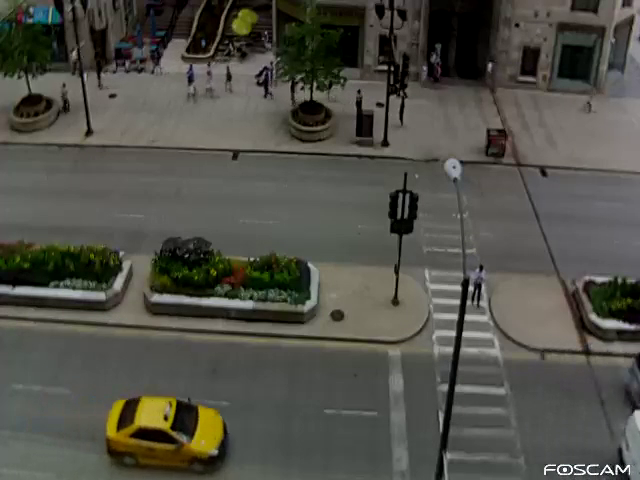
#> input picture frame 89 of Counting/rspi/flow.mp4, 640 x 480 px, given in place of v3.mp4, which was not available
$ python main.py   (Python 2 division)   (older library calls are emulated)
#> lines starting #> are read from the running program, lines starting #| are printed output that depends on the picture; after the words box and inside, x2 and y2 are one past the last pixel; in counts of white or black regions, pixels touching at a corner belong together; pictures that were not available may be replaced by others from this repository, and a replacement may not be noted
### Counting/vehicle_counter.py
import logging
import math

import cv2
import numpy as np

# ============================================================================

CAR_COLOURS = [ (0,0,255), (0,106,255), (0,216,255), (0,255,182), (0,255,76)
    , (144,255,0), (255,255,0), (255,148,0), (255,0,178), (220,0,255) ]

# ============================================================================

class Vehicle(object):
    def __init__(self, id, position):
        self.id = id
        self.positions = [position]
        self.frames_since_seen = 0
        self.counted1 = False
        self.counted2 = False
        self.counted3 = False
        self.counted4 = False
        self.counted5 = False
        self.counted6 = False

    def add_position(self, new_position):
        self.positions.append(new_position)
        self.frames_since_seen = 0

    def draw(self, output_image):
        car_colour = CAR_COLOURS[self.id % len(CAR_COLOURS)]
        for point in self.positions:
            cv2.circle(output_image, point, 2, car_colour, -1)
            cv2.polylines(output_image, [np.int32(self.positions)]
                , False, car_colour, 1)


# ============================================================================

class VehicleCounter(object):
    def __init__(self, shape, divider1, divider2, divider3, divider4, divider5, divider6):

        #self.height, self.width = shape

        self.divider1a_x, self.divider1a_y = divider1[0][0], divider1[0][1]
        self.divider1b_x, self.divider1b_y = divider1[1][0], divider1[1][1]
        self.divider2a_x, self.divider2a_y = divider2[0][0], divider2[0][1]
        self.divider2b_x, self.divider2b_y = divider2[1][0], divider2[1][1]
        self.divider3a_x, self.divider3a_y = divider3[0][0], divider3[0][1]
        self.divider3b_x, self.divider3b_y = divider3[1][0], divider3[1][1]
        self.divider4a_x, self.divider4a_y = divider4[0][0], divider4[0][1]
        self.divider4b_x, self.divider4b_y = divider4[1][0], divider4[1][1]
        self.divider5a_x, self.divider5a_y = divider5[0][0], divider5[0][1]
        self.divider5b_x, self.divider5b_y = divider5[1][0], divider5[1][1]
        self.divider6a_x, self.divider6a_y = divider6[0][0], divider6[0][1]
        self.divider6b_x, self.divider6b_y = divider6[1][0], divider6[1][1]

        self.vehicles = []
        self.next_vehicle_id = 0
        self.vehicle_count1 = 0
        self.vehicle_count2 = 0
        self.vehicle_count3 = 0
        self.vehicle_count4 = 0
        self.vehicle_count5 = 0
        self.vehicle_count6 = 0
        self.max_unseen_frames = 3

    # [53 lines left out: functions get_vector, is_valid_vector, update_vehicle, not called in this run]


    def update_count(self, matches, output_image = None):

        # First update all the existing vehicles
        for vehicle in self.vehicles:
            i = self.update_vehicle(vehicle, matches)
            if i is not None:
                del matches[i]

        # Add new vehicles based on the remaining matches
        for match in matches:
            centroid = match
            new_vehicle = Vehicle(self.next_vehicle_id, centroid)
            self.next_vehicle_id += 1
            self.vehicles.append(new_vehicle)

        # Count any uncounted vehicles that are past the divider
        for vehicle in self.vehicles:
            if not vehicle.counted1 and len(vehicle.positions) > 1 and (vehicle.positions[-1][0] > self.divider1a_x > vehicle.positions[-2][0]) and  self.divider1a_y > vehicle.positions[-1][1] > self.divider1b_y:
                #print vehicle.last_position
                self.vehicle_count1 += 1
                vehicle.counted1 = True
            if not vehicle.counted2 and len(vehicle.positions) > 1 and (vehicle.positions[-1][0] > self.divider2a_x > vehicle.positions[-2][0]) and self.divider2a_y > vehicle.positions[-1][1] > self.divider2b_y:
                self.vehicle_count2 += 1
                vehicle.counted2 = True
            if not vehicle.counted3 and len(vehicle.positions) > 1 and (vehicle.positions[-1][0] > self.divider3a_x > vehicle.positions[-2][0]) and self.divider3a_y > vehicle.positions[-1][1] > self.divider3b_y:
                self.vehicle_count3 += 1
                vehicle.counted3 = True
            if not vehicle.counted4 and len(vehicle.positions) > 1 and (vehicle.positions[-1][0] < self.divider4a_x < vehicle.positions[-2][0]) and self.divider4a_y > vehicle.positions[-1][1] > self.divider4b_y:
                self.vehicle_count4 += 1
                vehicle.counted4 = True
            if not vehicle.counted5 and len(vehicle.positions) > 1 and (vehicle.positions[-1][0] < self.divider5a_x < vehicle.positions[-2][0]) and self.divider5a_y > vehicle.positions[-1][1] > self.divider5b_y:
                self.vehicle_count5 += 1
                vehicle.counted5 = True
            if not vehicle.counted6 and len(vehicle.positions) > 1 and (vehicle.positions[-1][0] < self.divider6a_x < vehicle.positions[-2][0]) and self.divider6a_y > vehicle.positions[-1][1] > self.divider6b_y:
                self.vehicle_count6 += 1
                vehicle.counted6 = True
        # Optionally draw the vehicles on an image
        if output_image is not None:
            for vehicle in self.vehicles:
                vehicle.draw(output_image)

            #cv2.putText(output_image, ("%02d" % self.vehicle_count1), (42, 10)
            #    , cv2.FONT_HERSHEY_PLAIN, 0.7, (127, 255, 255), 1)
            #cv2.putText(output_image, ("%02d" % self.vehicle_count2), (142, 10)
            #    , cv2.FONT_HERSHEY_PLAIN, 0.7, (127, 255, 255), 1)
            cv2.putText(output_image, ("%02d" % self.vehicle_count3), (840, 80)
                , cv2.FONT_HERSHEY_PLAIN, 2, (127, 255, 255), 2)
            #cv2.putText(output_image, ("%02d" % self.vehicle_count4), (342, 10)
            #    , cv2.FONT_HERSHEY_PLAIN, 0.7, (127, 255, 255), 1)
            #cv2.putText(output_image, ("%02d" % self.vehicle_count5), (442, 10)
            #    , cv2.FONT_HERSHEY_PLAIN, 0.7, (127, 255, 255), 1)
            #cv2.putText(output_image, ("%02d" % self.vehicle_count6), (542, 10)
            #    , cv2.FONT_HERSHEY_PLAIN, 0.7, (127, 255, 255), 1)
            #cv2.putText(output_image, ("%02d" % ((self.vehicle_count + self.vehicle_count2) / 2)), (242, 10)
            #    , cv2.FONT_HERSHEY_PLAIN, 0.7, (127, 255, 255), 1)
        # Remove vehicles that have not been seen long enough
        removed = [ v.id for v in self.vehicles
            if v.frames_since_seen >= self.max_unseen_frames ]
        self.vehicles[:] = [ v for v in self.vehicles
            if not v.frames_since_seen >= self.max_unseen_frames ]
        for id in removed:
            break

### Counting/main.py
import os
import sys
import math
import cv2
import numpy as np

from vehicle_counter import VehicleCounter

# ============================================================================

URL = 'rtsp://crtlabs:Abudabu1!@430n.crtlabs.org:554/videoMain'

# Colours for drawing on processed frames
DIVIDER_COLOUR = (255, 255, 0)
BOUNDING_BOX_COLOUR = (255, 0, 0)
CENTROID_COLOUR = (0, 0, 255)

#Read one frame of the video to get the scale of the frame
#cap = cv2.VideoCapture(URL)
cap = cv2.VideoCapture('v3.mp4')

while True:
    ret, frame = cap.read()
#> frame is the input picture: shape (480, 640, 3); mean B, G, R 72.1, 80.1, 80.5
    if ret:
        height = frame.shape[0]
        length = frame.shape[1]
        break
    else:
        print('no frame')
cap.release()

#height = frame.shape[0]
#length = frame.shape[1]

# Set the 6 dividers, formed by 1_A and 1_B
DIVIDER1 = (DIVIDER1_A, DIVIDER1_B) = ((0, 0), (0, 0))
DIVIDER2 = (DIVIDER2_A, DIVIDER2_B) = ((0, 0), (0, 0))
DIVIDER3 = (DIVIDER3_A, DIVIDER3_B) = ((length / 3 * 2, height), (length / 3 * 2, 120))
DIVIDER4 = (DIVIDER4_A, DIVIDER4_B) = ((0, 0), (0, 0))
DIVIDER5 = (DIVIDER5_A, DIVIDER5_B) = ((0, 0), (0, 0))
DIVIDER6 = (DIVIDER6_A, DIVIDER6_B) = ((0, 0), (0, 0))
#DIVIDER4 = (DIVIDER4_A, DIVIDER4_B) = ((length / 3, 250), (length / 3, 140))
#DIVIDER5 = (DIVIDER5_A, DIVIDER5_B) = ((length / 2, 250), (length / 2, 140))
#DIVIDER6 = (DIVIDER6_A, DIVIDER6_B) = ((length / 3 * 2, 250), (length /3 * 2, 140))

# ============================================================================

def get_centroid(x, y, w, h):
    x1 = int(w / 2)
    y1 = int(h / 2)

    cx = x + x1
    cy = y + y1

    return (cx, cy)

# ============================================================================

def combined_nearby_centroid(centroid_pool):
    centroid_combined = []
    for (i, centroid) in enumerate(centroid_pool):
        flag = 0
        for entry in centroid_combined:
            if centroid in entry:
                flag = 1
                break
        if flag == 0:
            centroid_combined.append([centroid])
        for j in range(i, len(centroid_pool)):
            if abs(centroid[0] - centroid_pool[j][0]) < 100 and abs(centroid[1] - centroid_pool[j][1]) < 40:
                for entry in centroid_combined:
                    if centroid in entry and centroid_pool[j] not in entry:
                        entry.append(centroid_pool[j])
    return centroid_combined

def detect_vehicles(fg_mask):

    MIN_CONTOUR_WIDTH = 15
    MIN_CONTOUR_HEIGHT = 15

    # Find the contours of any vehicles in the image
    _,contours, hierarchy = cv2.findContours(fg_mask
        , cv2.RETR_EXTERNAL
        , cv2.CHAIN_APPROX_SIMPLE)

    matches = []
    centroid_aftercal = []
    for (i, contour) in enumerate(contours):
        #print contours
        (x, y, w, h) = cv2.boundingRect(contour)
        contour_valid = (w >= MIN_CONTOUR_WIDTH) and (h >= MIN_CONTOUR_HEIGHT)

        if not contour_valid:
            continue

        centroid = get_centroid(x, y, w, h)

        matches.append(centroid)
    #print(matches)
    centroid_combined = combined_nearby_centroid(matches)
    for entry in centroid_combined:
                tempx = []
                tempy = []
                for centroid in entry:
                    tempx.append(centroid[0])
                    tempy.append(centroid[1])
                centroid_aftercal.append((sum(tempx) / len(tempx), sum(tempy) / len(tempy)))
    return centroid_aftercal

# ============================================================================

def filter_mask(fg_mask):
    kernel = cv2.getStructuringElement(cv2.MORPH_ELLIPSE, (3, 3))

    # Fill any small holes
    closing = cv2.morphologyEx(fg_mask, cv2.MORPH_CLOSE, kernel)
    # Remove noise
    #opening = cv2.morphologyEx(closing, cv2.MORPH_OPEN, kernel)

    opening = cv2.morphologyEx(closing, cv2.MORPH_OPEN, kernel)
    # Dilate to merge adjacent blobs
    dilation = cv2.dilate(opening, kernel, iterations = 2)

    return dilation

# ============================================================================

def process_frame(frame, bg_subtractor, car_counter):

    # Create a copy of source frame to draw into
    processed = frame.copy()

    # Draw dividing line -- we count cars as they cross this line.
    cv2.line(processed, DIVIDER1_A, DIVIDER1_B, DIVIDER_COLOUR, 1)
    cv2.line(processed, DIVIDER2_A, DIVIDER2_B, DIVIDER_COLOUR, 1)
    cv2.line(processed, DIVIDER3_A, DIVIDER3_B, DIVIDER_COLOUR, 1)
    cv2.line(processed, DIVIDER4_A, DIVIDER4_B, DIVIDER_COLOUR, 1)
    cv2.line(processed, DIVIDER5_A, DIVIDER5_B, DIVIDER_COLOUR, 1)
    cv2.line(processed, DIVIDER6_A, DIVIDER6_B, DIVIDER_COLOUR, 1)

    # Remove the background
    fg_mask = bg_subtractor.apply(frame, None, 0.01)
    fg_mask = filter_mask(fg_mask)

    matches = detect_vehicles(fg_mask)

    for (i, match) in enumerate(matches):

        centroid = match

        # Mark the bounding box and the centroid on the processed frame
        # NB: Fixed the off-by one in the bottom right corner
        #cv2.rectangle(processed, (x, y), (x + w - 1, y + h - 1), BOUNDING_BOX_COLOUR, 1)
        cv2.circle(processed, centroid, 2, CENTROID_COLOUR, -1)

    car_counter.update_count(matches, processed)

    return processed
    #return fg_mask
# ============================================================================

def main():
    bg_subtractor = cv2.createBackgroundSubtractorMOG2()
    fgbg = cv2.createBackgroundSubtractorMOG2()
    car_counter = None # Will be created after first frame is captured

    # Set up image source

    cap = cv2.VideoCapture('v3.mp4')
    #cap = cv2.VideoCapture(URL)
    while True:
        ret, frame = cap.read()
        if not ret:
            print('failed')
        else:
            if car_counter is None:
                # We do this here, so that we can initialize with actual frame size
                #car_counter = VehicleCounter(frame.shape[:2], frame.shape[1] / 2)
                car_counter = VehicleCounter(frame.shape[:2], DIVIDER1, DIVIDER2, DIVIDER3, DIVIDER4, DIVIDER5, DIVIDER6)
                #print frame.shape
            # Archive raw frames from video to disk for later inspection/testing
	    rows,cols,_ = frame.shape
	    #-----------------------------------
	    kernel = np.ones((2,2), np.uint8)

	    fgmask = fgbg.apply(frame)
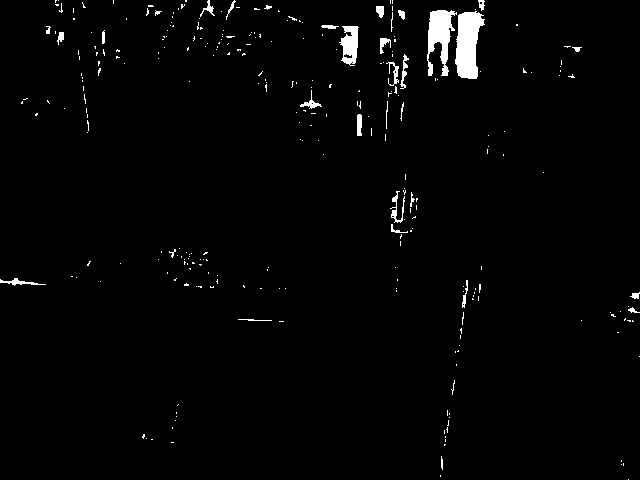
#> fgmask: shape (480, 640); values 127 (black) and 255 (white), 1.8% white; 290 white regions (257 under 20 px), largest, box (x1, y1, x2, y2) and area: (455, 11, 485, 79) 1398, (427, 10, 457, 76) 1059, (339, 26, 359, 66) 515
	    opening = cv2.morphologyEx(fgmask, cv2.MORPH_OPEN, kernel)
#> opening: shape (480, 640); values 127 (black) and 255 (white), 1.5% white; 96 white regions (67 under 20 px), largest, box (x1, y1, x2, y2) and area: (456, 13, 485, 80) 1389, (428, 11, 456, 65) 921, (342, 27, 359, 65) 497
	    #dilation = cv2.dilate(opening, kernel, iterations=1)

	    #-----------------------------------

	    M = cv2.getRotationMatrix2D((cols/2,rows/2),90,1)
	    dst = cv2.warpAffine(frame,M,(cols,rows))
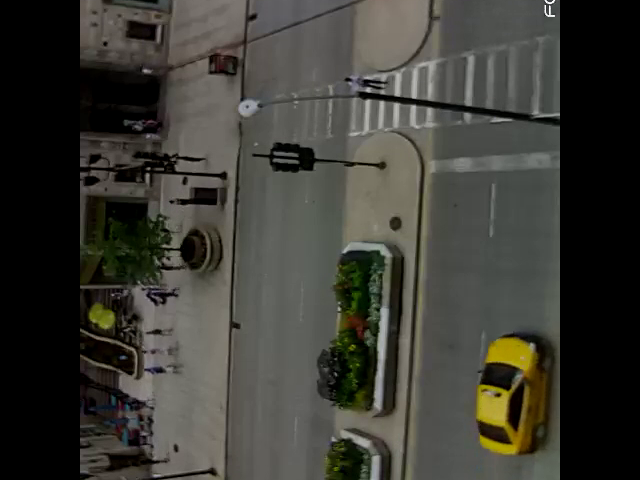
#> dst: shape (480, 640, 3); mean B, G, R 52.7, 59.3, 60
	    dst2 = cv2.warpAffine(opening,M,(cols,rows))
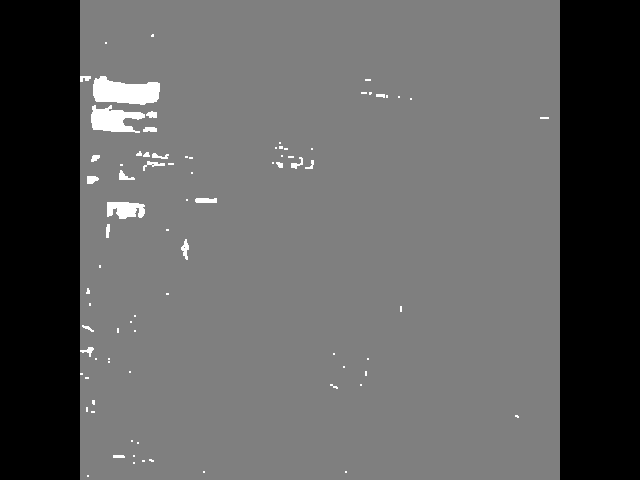
#> dst2: shape (480, 640); min 0, max 255, mean 97
            processed = process_frame(dst, bg_subtractor, car_counter)
#> in process_frame, `cv2.line(processed, DIVIDER3_A, DIVIDER3_B, DIVIDER_COLOUR, 1)`:
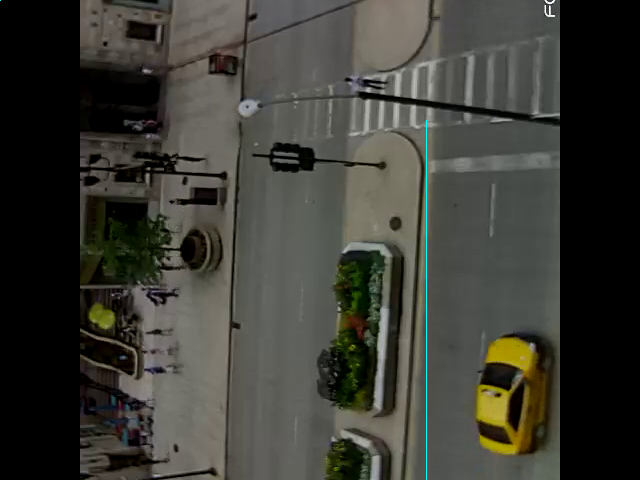
#> processed: shape (480, 640, 3); mean B, G, R 52.9, 59.5, 59.9
#> in filter_mask, `closing = cv2.morphologyEx(fg_mask, cv2.MORPH_CLOSE, kernel)`:
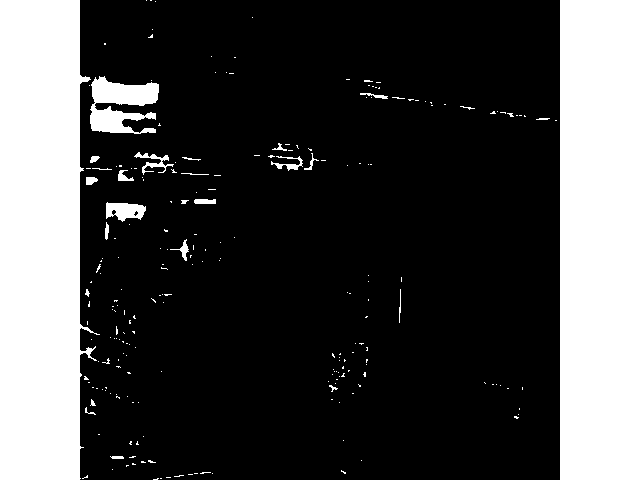
#> closing: shape (480, 640); values 127 (black) and 255 (white), 26.7% white; 228 white regions (201 under 20 px), largest, box (x1, y1, x2, y2) and area: (0, 0, 100, 480) 38608, (560, 0, 640, 480) 38400, (90, 76, 159, 134) 2480
#> in filter_mask, `opening = cv2.morphologyEx(closing, cv2.MORPH_OPEN, kernel)`:
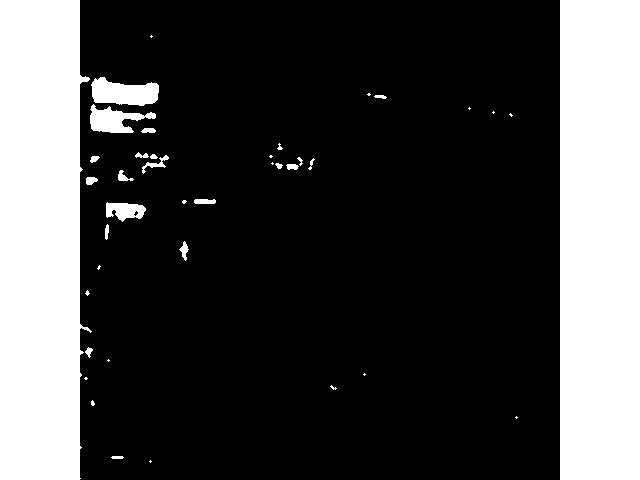
#> opening: shape (480, 640); values 127 (black) and 255 (white), 26.4% white; 40 white regions (17 under 20 px), largest, box (x1, y1, x2, y2) and area: (0, 0, 92, 480) 38521, (560, 0, 640, 480) 38400, (91, 77, 159, 106) 1397
#> in filter_mask, `dilation = cv2.dilate(opening, kernel, iterations = 2)`:
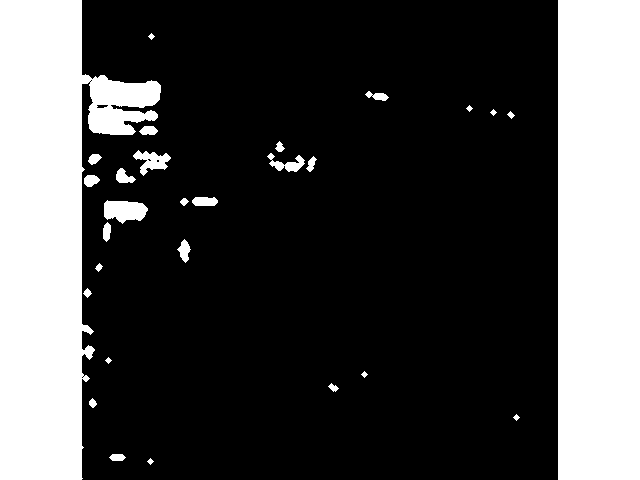
#> dilation: shape (480, 640); values 127 (black) and 255 (white), 27.9% white; 29 white regions, largest, box (x1, y1, x2, y2) and area: (0, 0, 161, 480) 42775, (558, 0, 640, 480) 39360, (104, 200, 148, 224) 760
#> in detect_vehicles, `_,contours, hierarchy = cv2.findContours(fg_mask , cv2.RETR_EXTERNAL ,..`: contours = [[[0, 0], [0, 479], [639, 479], [639, 0]]]
#> the loop in detect_vehicles, `for (i, contour) in enumerate(contours):` made 1 pass
#> (contour, x, y, w, h, contour_valid, x1 in get_centroid, y1 in get_centroid) on pass 1: ([[0, 0], [0, 479], [639, 479], [639, 0]], 0, 0, 640, 480, True, 320, 240)
#> after the loop in detect_vehicles, `for (i, contour) in enumerate(contours):`: matches = [(320, 240)]
#> the loop in combined_nearby_centroid, `for (i, centroid) in enumerate(centroid_pool):` made 1 pass
#> centroid on pass 1: (320, 240)
#> after the loop in combined_nearby_centroid, `for (i, centroid) in enumerate(centroid_pool):`: centroid_combined = [[(320, 240)]]; entry = [(320, 240)]
#> in detect_vehicles, `centroid_combined = combined_nearby_centroid(matches)`: centroid_combined = [[(320, 240)]]
#> the loop in detect_vehicles, `for entry in centroid_combined:` made 1 pass
#> after the loop in detect_vehicles, `for entry in centroid_combined:`: centroid_aftercal = [(320, 240)]
#> the loop in process_frame, `for (i, match) in enumerate(matches): ` made 1 pass
#> the loop in update_count, `for match in matches:` made 1 pass
#> after the loop in update_count, `for match in matches:`: self.next_vehicle_id = 1; self.vehicles = 1 item
#> the loop in update_count, `for vehicle in self.vehicles:` made 1 pass
#> after the loop in update_count, `for vehicle in self.vehicles:`: self.vehicle_count1 = 0; vehicle.counted1 = False
#> the loop in update_count, `for vehicle in self.vehicles:` made 1 pass
#> in update_count, `removed = [ v.id for v in self.vehicles if v.frames_since_seen >= self..`: removed = []
	    #M2 = cv2.getRotationMatrix2D((cols/2,rows/2),0,1)
	    #dst2 = cv2.warpAffine(processed,M2,(cols,rows))
            #cv2.imshow('Source Image', frame)
            cv2.imshow('Processed Image', processed)
	    cv2.imshow('fg',dst2)
            c = cv2.waitKey(10)
#> (key Esc is pressed here)
            if c == 27:
                break

    cap.release()
    cv2.destroyAllWindows()

# ============================================================================

if __name__ == "__main__":

    main()
